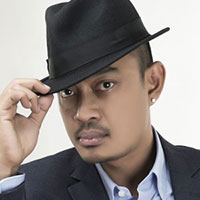
#> input picture lab-5/image/212657710_200x200.jpg, 200 x 200 px
$ jupyter execute lab5.ipynb
#> lines starting #> are read from the running program, lines starting #| are printed output that depends on the picture
### Task 1: Apply Edge Detection Using K-Mean
- Import an image without displaying it
- Using K-Mean clustering from sklearn with parameters
    - Cluster 3 with initialize method random, iterations 100 and using classic EM algorithm
- Display the result after apply K-Mean

[cell 1]
import cv2
import matplotlib.pyplot as plt
import numpy as np
from sklearn.cluster import KMeans

[cell 2]
img = cv2.imread("./image/212657710_200x200.jpg")
#> img is the input picture: shape (200, 200, 3); mean B, G, R 134.8, 138.4, 146.5

img = cv2.cvtColor(img, cv2.COLOR_BGR2RGB)
reshaped_img = np.array(img.reshape((-1, 3)), np.float32)

# Random Initialization, with 3 cluster, and Lloyd algorithm
kmeans = KMeans(n_clusters=3, init="random", random_state=None, n_init="auto", max_iter=100, algorithm="lloyd").fit(reshaped_img)

clusters = np.uint8(kmeans.cluster_centers_)
#> clusters = [[53, 51, 54], [165, 137, 122], [237, 236, 233]]

labels = kmeans.labels_.reshape(img.shape[:2])
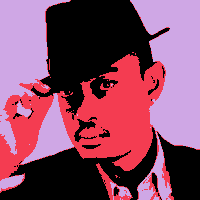
#> labels: shape (200, 200) int32; 3 distinct labels, from 0 to 2; one colour per label, 0 black

segmented_image = clusters[labels]
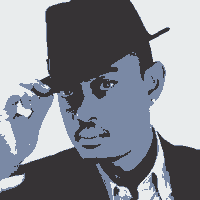
#> segmented_image: shape (200, 200, 3); mean of channels 0, 1, 2 146.3, 138, 134.3; drawn as B, G, R

plt.imshow(segmented_image)

### Task 2: Experiment on your K-mean by applying different value
- Import image without display
- Keep these parameters: Initialize method random, iteration 100, and using classical EM algorithm
    - Change cluster value: 1, 3, 6, 9
    - Display 4 of these image in a figure
    - Explain what you notice

[cell 3]
img = cv2.imread("./image/sample.jpg")
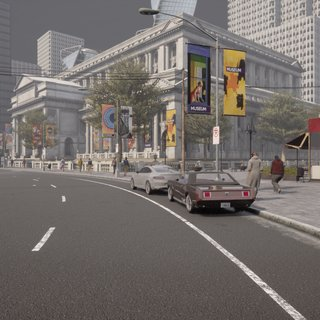
#> input picture lab-5/image/sample.jpg, 320 x 320 px
#> img is the input picture: shape (320, 320, 3); mean B, G, R 107.3, 110.7, 117
img = cv2.cvtColor(img, cv2.COLOR_BGR2RGB)

reshaped_img = np.array(img.reshape((-1, 3)), np.float32)

cluster_values = [1, 3, 6, 9]

fig, axes = plt.subplots(1, 4, figsize=(20, 5))


for i, k in enumerate(cluster_values):
    """
    Loop through all 4 cluster values, and display the result based on each cluster value
    """
    kmeans = KMeans(n_clusters=k, init="random", random_state=None,
                    n_init="auto", max_iter=100, algorithm="lloyd").fit(reshaped_img)

    clusters = np.uint8(kmeans.cluster_centers_)
    labels = kmeans.labels_.reshape(img.shape[:2])
    segmented_image = clusters[labels]

    axes[i].imshow(segmented_image)
    axes[i].set_title(f'K = {k}')
    axes[i].axis("off")
#> this loop made 4 passes
#> clusters on passes 1 to 2: [[117, 110, 107]], [[115, 110, 108], [88, 81, 78], [176, 168, 163]]
#> pass 1, `segmented_image = clusters[labels]`:
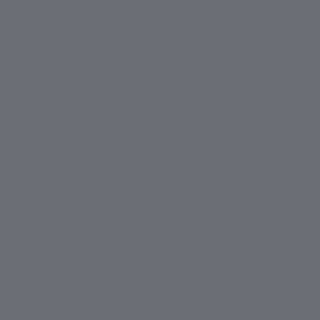
#> segmented_image: shape (320, 320, 3); mean of channels 0, 1, 2 117, 110, 107; drawn as B, G, R
#> pass 2, `labels = kmeans.labels_.reshape(img.shape[:2])`:
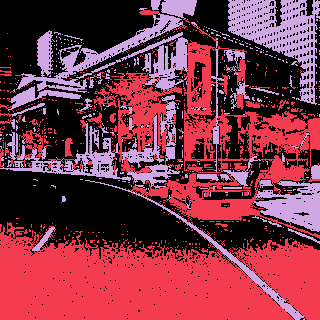
#> labels: shape (320, 320) int32; 3 distinct labels, from 0 to 2; one colour per label, 0 black

plt.tight_layout()
plt.show()
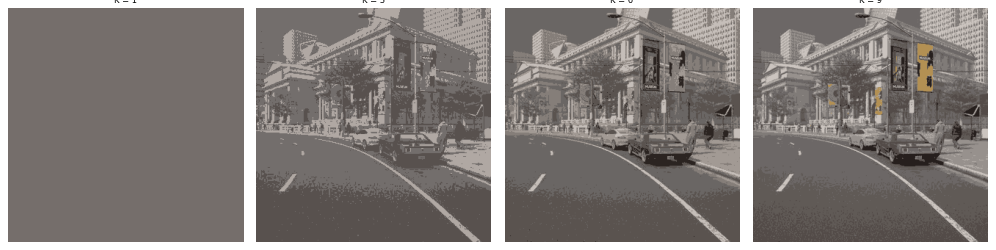
#> figure drawn by matplotlib, 4 panels

From the results, I notice that as the cluster increases, the more detailed the segmentation gets. This is because as clusters increases, the K-Means are able to segment more color. For example, when K=3, it can segment the image into 3 dofferent color group, and when K=9, it can segment the image into 9 color group, making it able to segment the yellow sign on the street.

### Task 2: Experiment on your K-mean by applying different value (con't)
- Import image without display
- Keep these parameters: Initialize method random, cluster 3, and using traingular inequality algorithm
    - Change iterations value: 1, 10, 50, 100
    - Display 4 of these image in a figure
    - Explain what you notice

[cell 4]
img = cv2.imread("./image/sample.jpg")
img = cv2.cvtColor(img, cv2.COLOR_BGR2RGB)

reshaped_img = np.array(img.reshape((-1, 3)), np.float32)

iterations_values = [1, 10, 50, 100]

fig, axes = plt.subplots(1, 4, figsize=(20, 5))


for i, k in enumerate(iterations_values):
    """
    Loop through all 4 cluster values, and display the result based on each cluster value
    """
    kmeans = KMeans(n_clusters=3, init="random", random_state=None,
                    n_init="auto", max_iter=k, algorithm="elkan").fit(reshaped_img)

    clusters = np.uint8(kmeans.cluster_centers_)
    labels = kmeans.labels_.reshape(img.shape[:2])
    segmented_image = clusters[labels]

    axes[i].imshow(segmented_image)
    axes[i].set_title(f'Iterations = {k}')
    axes[i].axis("off")
#> this loop made 4 passes
#> clusters on passes 1 to 4: [[113, 108, 105], [87, 80, 76], [172, 165, 159]], [[89, 82, 78], [176, 169, 163], [116, 111, 108]], [[176, 168, 163], [88, 81, 78], [115, 110, 108]], [[115, 110, 108], [88, 81, 78], [176, 169, 163]]
#> pass 1, `labels = kmeans.labels_.reshape(img.shape[:2])`:
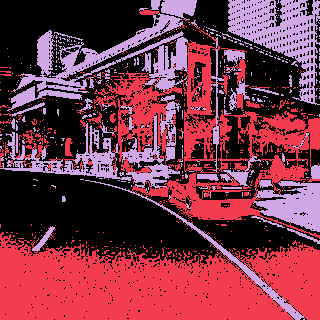
#> labels: shape (320, 320) int32; 3 distinct labels, from 0 to 2; one colour per label, 0 black
#> pass 1, `segmented_image = clusters[labels]`:
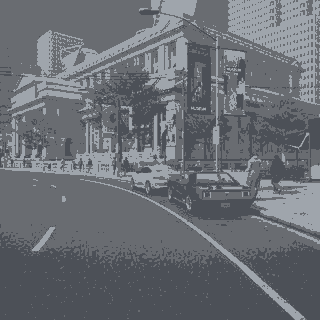
#> segmented_image: shape (320, 320, 3); mean of channels 0, 1, 2 115.8, 109.8, 105.9; drawn as B, G, R
#> pass 2, `labels = kmeans.labels_.reshape(img.shape[:2])`:
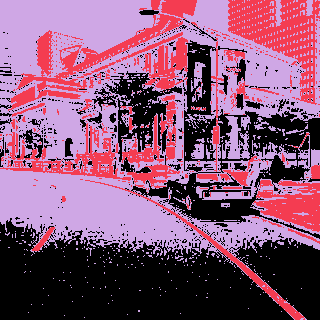
#> labels: shape (320, 320) int32; 3 distinct labels, from 0 to 2; one colour per label, 0 black

plt.tight_layout()
plt.show()
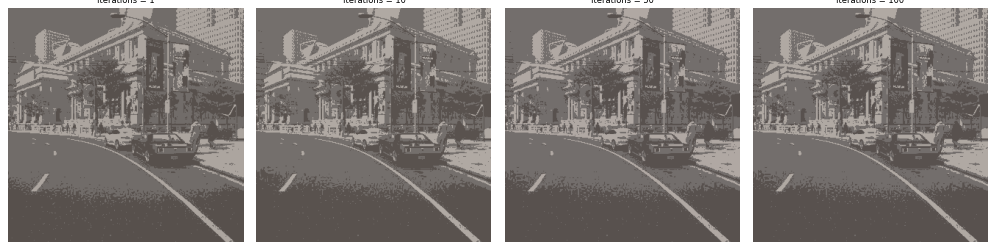
#> figure drawn by matplotlib, 4 panels
